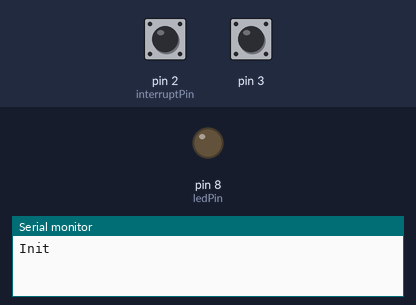
Recording of a sketch running on a simulated Arduino Uno, built with avr-gcc and run on an emulated ATmega328P. Parts: output pins drawn as LEDs (lit = HIGH), the last lines printed to the serial monitor. Dashed ring = blinking. Inputs (shaded band) come from the test bench; at power-on: pin 2 (interruptPin) HIGH, pin 3 HIGH.

Above: at 1.2 s.
1.3 s: pin 2 (interruptPin) pulled LOW for 0.15 s
At 2.0 s:
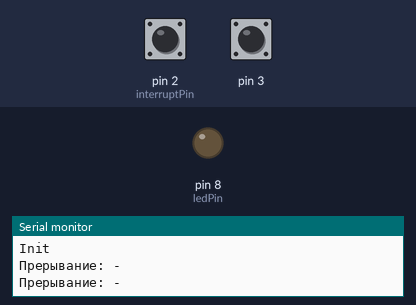
2.9 s: pin 3 pulled LOW for 0.15 s
At 3.7 s:
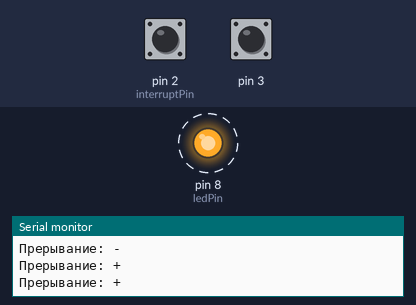
6.0 s: pin 2 (interruptPin) pulled LOW for 1 s
At 6.0 s:
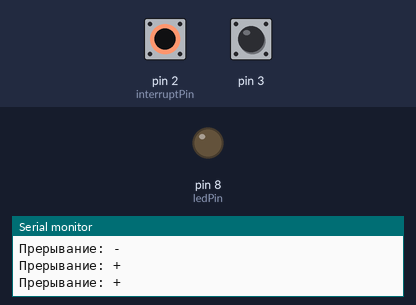
8.5 s: pin 3 pulled LOW for 1 s
At 9.3 s:
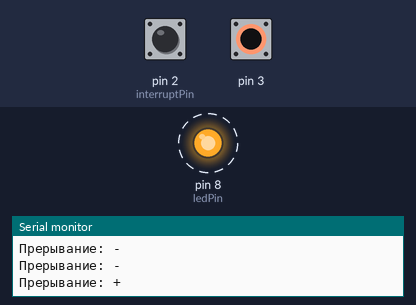
Timing chart, 0 to 13.5 s (numbered marks = the images above; inputs shaded):
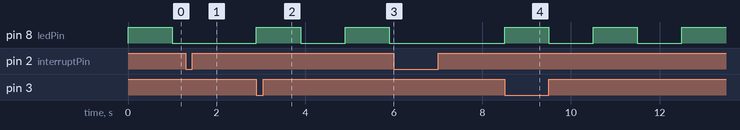

The sketch:

interrupt.ino
```cpp
const byte ledPin = 8;
const byte interruptPin = 2; //(1 или 3)

volatile boolean state = true;

void setup() {
  pinMode(ledPin, OUTPUT);

  pinMode(interruptPin, INPUT_PULLUP);
  pinMode(3, INPUT_PULLUP);

  attachInterrupt(digitalPinToInterrupt(interruptPin), Off, CHANGE );
  attachInterrupt(digitalPinToInterrupt(3), On, CHANGE );

  Serial.begin(9600);
  Serial.println("Init");
}

void loop() {
  if (state)
  {
    digitalWrite(ledPin, HIGH);
    delay(1000);
    digitalWrite(ledPin, LOW);
    delay(1000);
  }
  else
  {
     digitalWrite(ledPin, LOW);
  }
}

void Off() {
  Serial.println("Прерывание: -");
  state = false;
}

void On() {
  Serial.println("Прерывание: +");
  state = true;
}
```

Measured:
- after the input at 1.3 s, pin 8 (ledPin): stays LOW (without the input it goes to HIGH after 0.70 s)
- after the input at 2.9 s, pin 8 (ledPin): alternates HIGH for 1.0 s and LOW for 1.0 s, starting at once
- after the input at 6.0 s, pin 8 (ledPin): stays LOW (without the input it goes to HIGH after 0.90 s)
- after the input at 8.5 s, pin 8 (ledPin): alternates HIGH for 1.0 s and LOW for 1.0 s, starting at once
